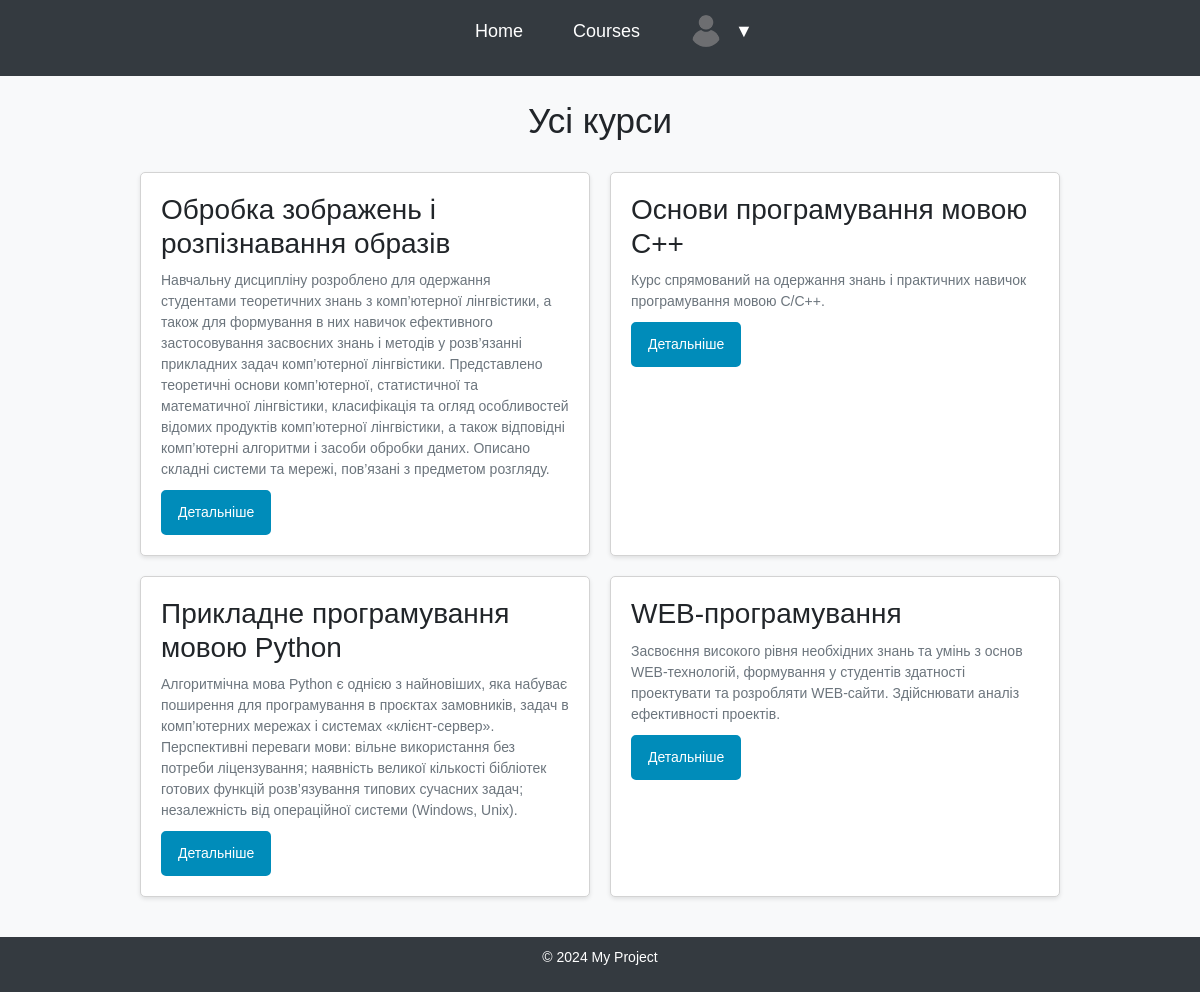
The page / on the database its author committed.
### main_app/models.py (models this page shows, shortened)
class Course(models.Model):
    id = models.AutoField(primary_key=True)
    title = models.CharField(max_length=255)
    description = models.TextField(blank=True, null=True)
    teachers = models.ManyToManyField('main_app.User', blank=True, limit_choices_to={'role': 'teacher'})
    class Meta:
        db_table = 'courses'

### main_app/views.py (the view)
# urls.py: path('', views.home, name='home'),
def home(request):
    courses = Course.objects.all()
    return render(request, 'home.html', {'courses': courses})

### templates/home.html (shortened to what this page needs)
{% extends "base.html" %}
{% load static %}
{% block content %}
<link rel="stylesheet" href="{% static 'css/home.css' %}">
<h1>Усі курси</h1>
<div class="courses-container">
    {% for course in courses %}
    <div class="course-block">
        <h2>{{ course.title }}</h2>
        <p>{{ course.description }}</p>
        <a href="{% url 'course_detail' course.id %}" class="btn">Детальніше</a>
    </div>
    {% endfor %}
</div>
{% endblock %}

### static/css/base.css (style rules this page uses)
body { font-family: Arial, sans-serif; background-color: #f8f9fa; margin: 0; padding: 0; line-height: 1.5; display: flex; flex-direction: column; }
.main-container h1 { text-align:center; }
.btn { font-weight: 500; display: inline-block; padding: 10px 15px; border-radius: 5px; text-decoration: none; transition-duration: 0.4s; border: 2px solid #008CBA; background-color: #008CBA; color: white; }

### static/css/home.css (style rules this page uses)
.courses-container { display: flex; flex-wrap: wrap; justify-content: space-between; margin-top: 30px; }
.course-block { background-color: #fff; border-radius: 5px; box-shadow: 0 2px 4px rgba(0, 0, 0, 0.1); margin-bottom: 20px; padding: 20px; width: calc(50% - 10px); box-sizing: border-box; border: 1px solid #d3d3d3; }
.course-block p { margin-bottom: 10px; color: #6c757d; }

### static/css/null.css (style rules this page uses)
* { padding: 0; margin: 0; border: 0; }
*, *:before, *:after { -moz-box-sizing: border-box; -webkit-box-sizing: border-box; box-sizing: border-box; }
html, body { min-height: 100vh; width: 100%; line-height: 1; font-size: 14px; -ms-text-size-adjust: 100%; -moz-text-size-adjust: 100%; -webkit-text-size-adjust: 100%; }
a, a:visited { text-decoration: none; }

### rows shown on the page
Course: title "Обробка зображень і розпізнавання образів", description "Навчальну дисципліну розроблено для одержання студентами теоретичних знань з комп’ютерної лінгвістики, а також для формування в них навичок ефективного застосовування засвоєних знань і методів у розв’язанні прикладних задач комп’ютерної лінгвістики. Представлено теоретичні основи комп’ютерної, статистичної та математичної лінгвістики, класифікація та огляд особливостей відомих продуктів комп’ютерної лінгвістики, а також відповідні комп’ютерні алгоритми і засоби обробки даних. Описано складні системи та мережі, пов’язані з предметом розгляду."
Course: title "Основи програмування мовою С++", description "Курс спрямований на одержання знань і практичних навичок програмування мовою С/C++."
Course: title "Прикладне програмування мовою Python", description "Алгоритмічна мова Python є однією з найновіших, яка набуває поширення для програмування в проєктах замовників, задач в комп’ютерних мережах і системах «клієнт-сервер». Перспективні переваги мови: вільне використання без потреби ліцензування; наявність великої кількості бібліотек готових функцій розв’язування типових сучасних задач; незалежність від операційної системи (Windows, Unix)."
Course: title "WEB-програмування", description "Засвоєння високого рівня необхідних знань та умінь з основ WEB-технологій, формування у студентів здатності проектувати та розробляти WEB-сайти. Здійснювати аналіз ефективності проектів."
